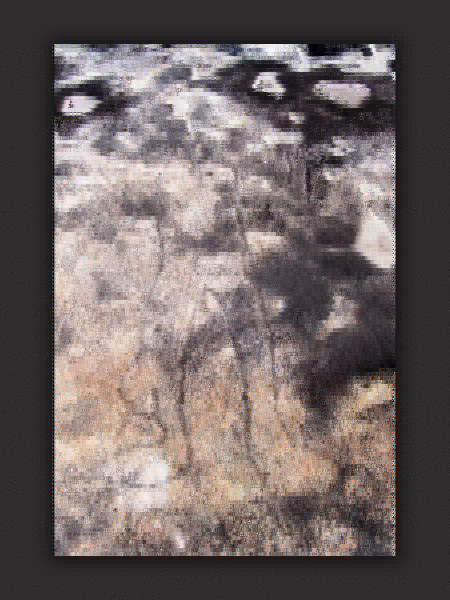
#> input picture assets/art/aboriginal-baiame.jpg, 900 x 1200 px (shown at 1/2 size)
$ python -i add_art_new.py   (imports and definitions only)
#> lines starting #> are read from the running program, lines starting #| are printed output that depends on the picture
from pathlib import Path
from PIL import Image, ImageOps, ImageEnhance, ImageFilter, ImageStat, ImageDraw
Image.MAX_IMAGE_PIXELS = None
import json, re, subprocess, concurrent.futures, difflib
R = Path('/var/minis/workspace/mythos'); OUT = R / 'assets' / 'art'
# [1 line not run here, left out]
IP = '208.80.154.240'
UA = 'MythosAtlas/1.0 (contact: mythos@example.org)'
W, H = 900, 1200
V9 = Path('/var/minis/workspace/mythos-art-research/v9')

# [1 line that did not run here, left out]
# [1 line that did not run here, left out]
meta = {}
# [3 lines not run here, left out]

# [36 lines left out: functions api, get, fetch, not called in this run]

def compose(src, dst):
#> called with src = 'assets/art/aboriginal-baiame.jpg', dst = 'out.png'
    im = ImageOps.exif_transpose(Image.open(src)).convert('RGB')
#> im is the input picture: PIL image 900x1200 RGB; mean R, G, B 112.1, 101.7, 100.6
    cw, ch = im.size
#> cw = 900; ch = 1200
    core = im.crop((int(cw * .25), int(ch * .25), int(cw * .75), int(ch * .75)))
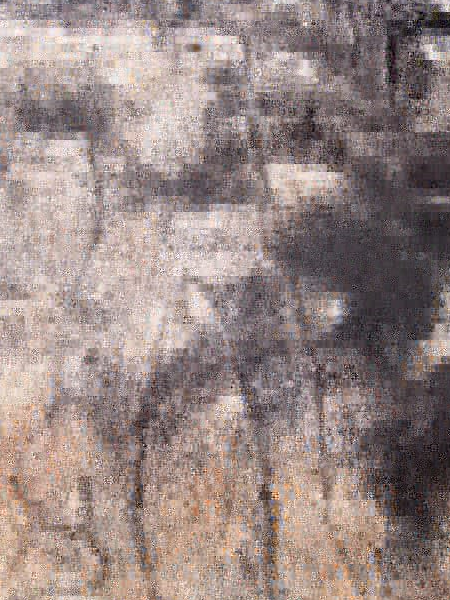
#> core: PIL image 450x600 RGB; mean R, G, B 152.5, 135.8, 132.7
    avg = ImageStat.Stat(core).mean
#> avg = [152.5, 135.8, 132.7]
    tint = tuple(min(255, int(v * .5)) for v in avg)
#> tint = (76, 67, 66)
    canvas = Image.new('RGB', (W, H), (9, 14, 20))
    glow = Image.new('RGB', (W // 4, H // 4), (9, 14, 20))
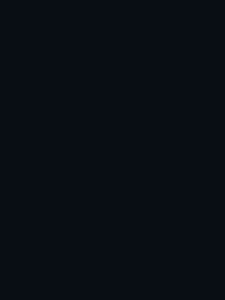
#> glow: PIL image 225x300 RGB; mean R, G, B 9, 14, 20
    ImageDraw.Draw(glow).ellipse((-W // 12, -H // 12, W // 4 + W // 12, H // 4 + H // 12), fill=tint)
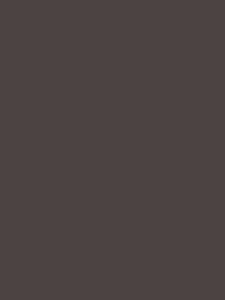
#> glow: PIL image 225x300 RGB; mean R, G, B 76, 67, 66
    glow = glow.filter(ImageFilter.GaussianBlur(40)).resize((W, H), Image.LANCZOS)
#> glow: PIL image 900x1200 RGB
    canvas = Image.blend(canvas, glow, .55)
    plate = im.copy()
    plate.thumbnail((W - 24, H - 60), Image.LANCZOS)
    plate = ImageEnhance.Color(plate).enhance(.94)
    plate = ImageEnhance.Contrast(plate).enhance(1.02)
    x, y = (W - plate.width) // 2, (H - plate.height) // 2
#> x = 22; y = 30
    shadow = Image.new('RGBA', (W, H), (0, 0, 0, 0))
#> shadow: PIL image 900x1200 RGBA; every value is 0
    ImageDraw.Draw(shadow).rectangle((x - 10, y - 10, x + plate.width + 10, y + plate.height + 10), fill=(0, 0, 0, 150))
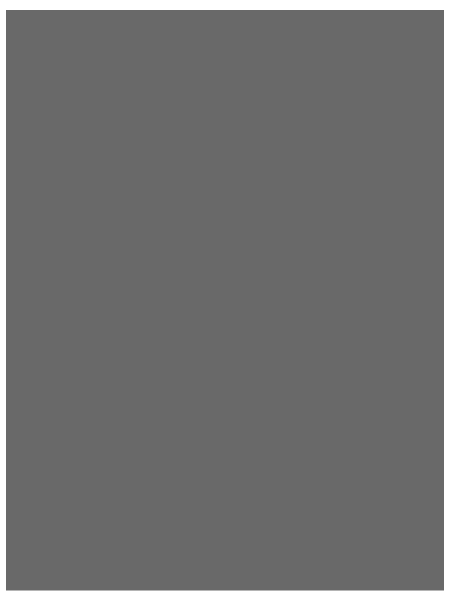
#> shadow: PIL image 900x1200 RGBA (shown at 1/2 size); mean R, G, B, A 0, 0, 0, 141.3; transparent parts drawn white
    shadow = shadow.filter(ImageFilter.GaussianBlur(16))
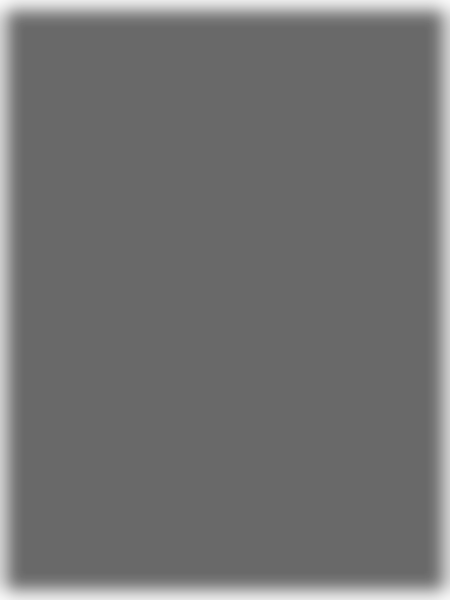
#> shadow: PIL image 900x1200 RGBA (shown at 1/2 size); mean R, G, B, A 0, 0, 0, 140.7; transparent parts drawn white
    canvas = Image.alpha_composite(canvas.convert('RGBA'), shadow).convert('RGB')
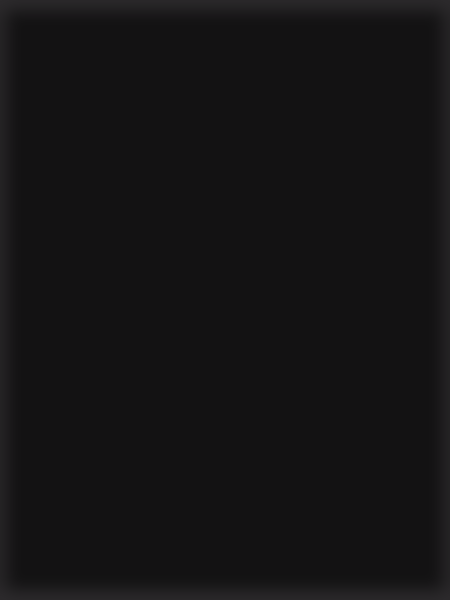
#> canvas: PIL image 900x1200 RGB (shown at 1/2 size); mean R, G, B 20.5, 19.5, 20.5
    canvas.paste(plate, (x, y))
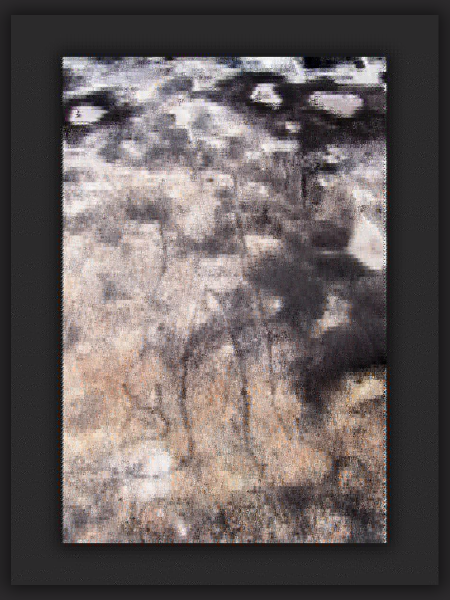
#> canvas: PIL image 900x1200 RGB (shown at 1/2 size); mean R, G, B 103, 94.3, 93.3
    canvas.save(dst, 'JPEG', quality=88, optimize=True, progressive=True)

# [36 lines left out: function one, not called in this run]

# [9 lines not run here, left out]

>>> result = compose('assets/art/aboriginal-baiame.jpg', 'out.png')
